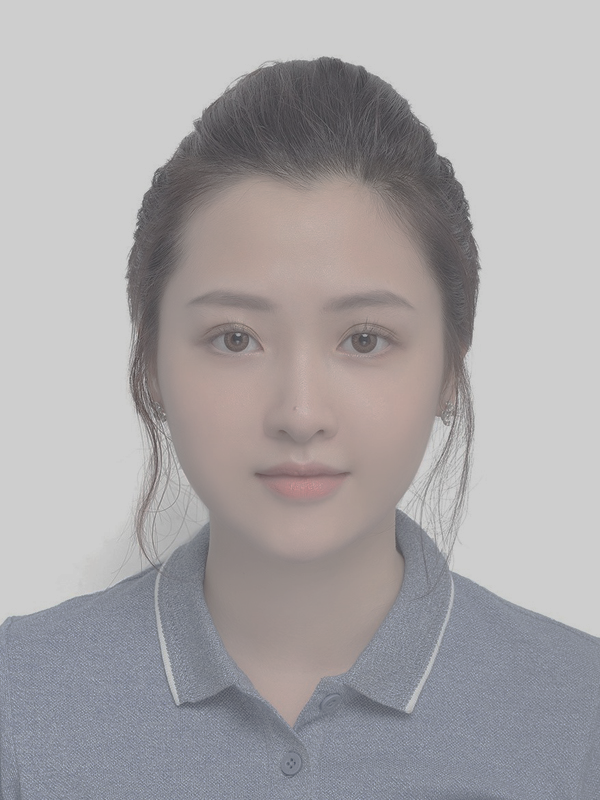
#> input picture tuan01/image/7_1.png, 600 x 800 px; the run also reads 2 pictures not shown here
$ python phep_toan_so_hoc.py
#> lines starting #> are read from the running program, lines starting #| are printed output that depends on the picture
# Cộng ảnh:
# a) 7_1.png +7_2.png;  7.png + 7_3.png + 7_4.png
# b)  ISIC_1.jpg + ISIC_2.png
# c) 1-500x250-3.jpg với trọng 0.6 và 2-500x250-2.jpg  với trọng 0.4
#
#
# Trừ ảnh:
# a) cups_three_bw.png - cups_one_bw.png
#
# c) Background_foreground.png - background.png

import cv2

img71 = cv2.imread('../image/7_1.png')
#> img71 is the input picture: shape (800, 600, 3); mean B, G, R 167.3, 165.5, 168.5
img72 = cv2.imread('../image/7_2.png')
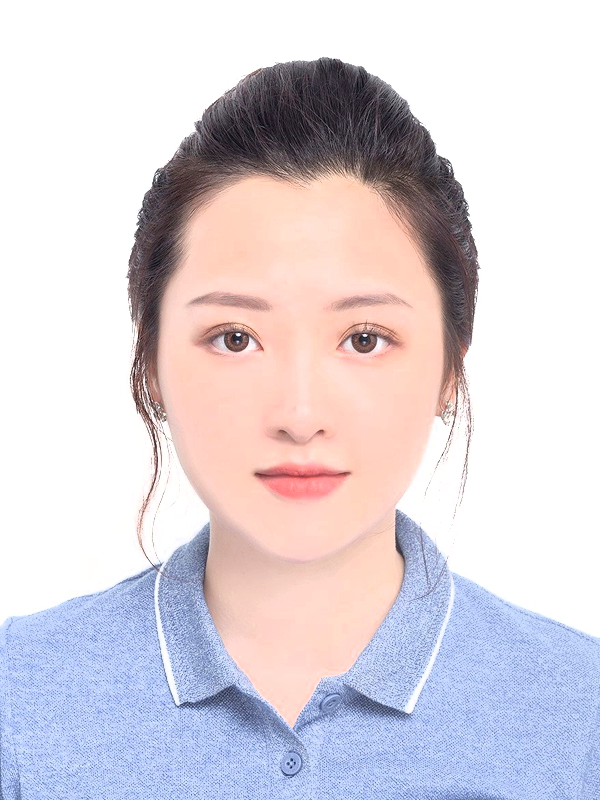
#> input picture tuan01/image/7_2.png, 600 x 800 px
#> img72 is the input picture: shape (800, 600, 3); mean B, G, R 218.6, 211.8, 219.1
img7 = cv2.imread('../image/7.png')
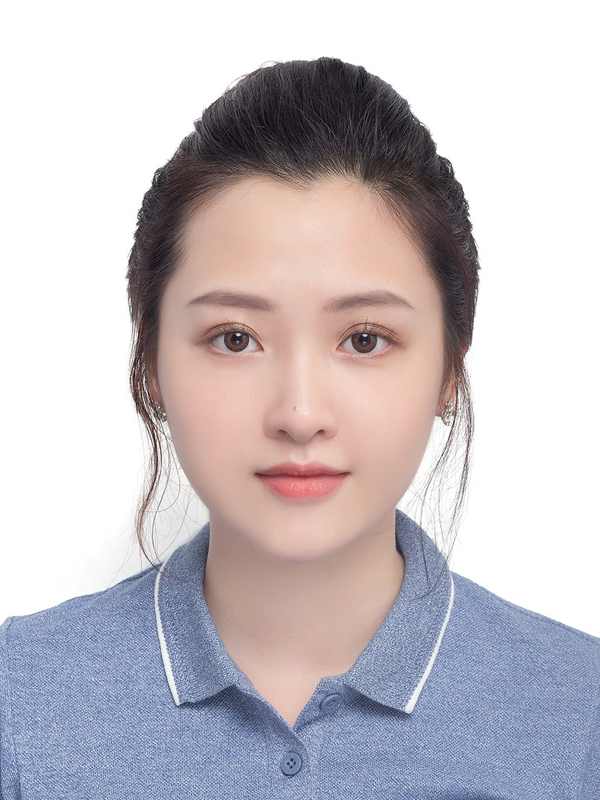
#> input picture tuan01/image/7.png, 600 x 800 px
#> img7 is the input picture: shape (800, 600, 3); mean B, G, R 197.1, 192.1, 198.2
img73 = cv2.imread('../image/7_3.png')
img74 = cv2.imread('../image/7_4.png')
imgISIC_1 = cv2.imread('../image/ISIC_1.jpg')
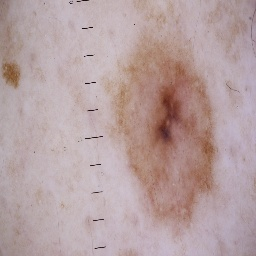
#> input picture tuan01/image/ISIC_1.jpg, 256 x 256 px
#> imgISIC_1 is the input picture: shape (256, 256, 3); mean B, G, R 160.5, 160.1, 181.8
imgISIC_2 = cv2.imread('../image/ISIC_2.png')
imgBackground_foreground = cv2.imread('../image/Background_foreground.png')
imgbackground = cv2.imread('../image/background.png')
imgcups_three_bw = cv2.imread('../image/cups_three_bw.png')
imgcups_one_bw = cv2.imread('../image/cups_one_bw.png')
# Cộng ảnh
# a phần 1
imga1 = cv2.add(img71, img72)
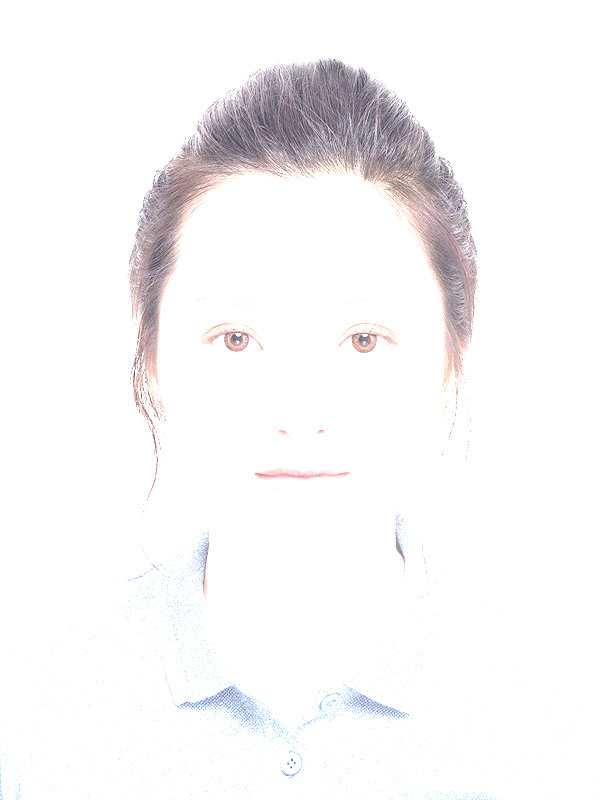
#> imga1: shape (800, 600, 3); mean B, G, R 247.2, 246.5, 247.7
cv2.imshow('Addition Image imga1', imga1)

if cv2.waitKey(0) & 0xff == 27:
#> (key Esc is pressed here)
    cv2.destroyAllWindows()

# a phần 2
imga2_temp = cv2.add(img7, img73)
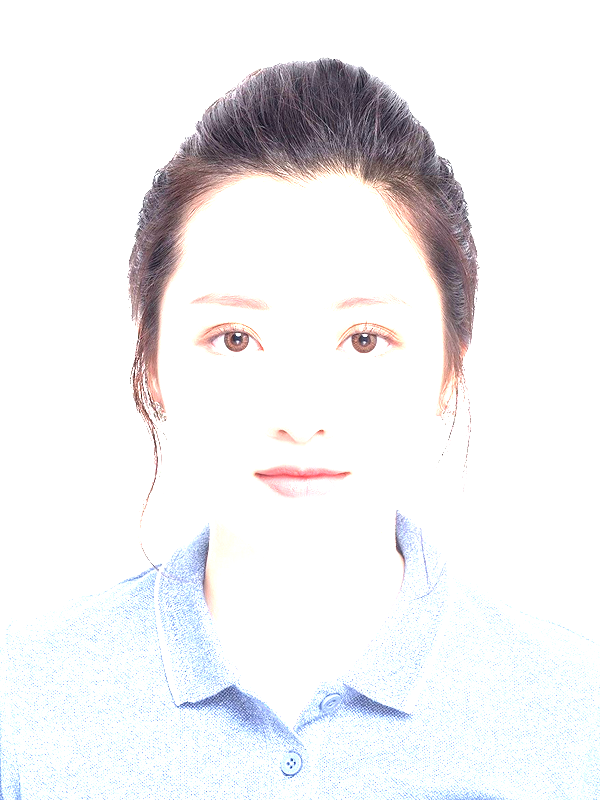
#> imga2_temp: shape (800, 600, 3); mean B, G, R 241.4, 239.7, 240.4
imga2 = cv2.add(imga2_temp, img74)
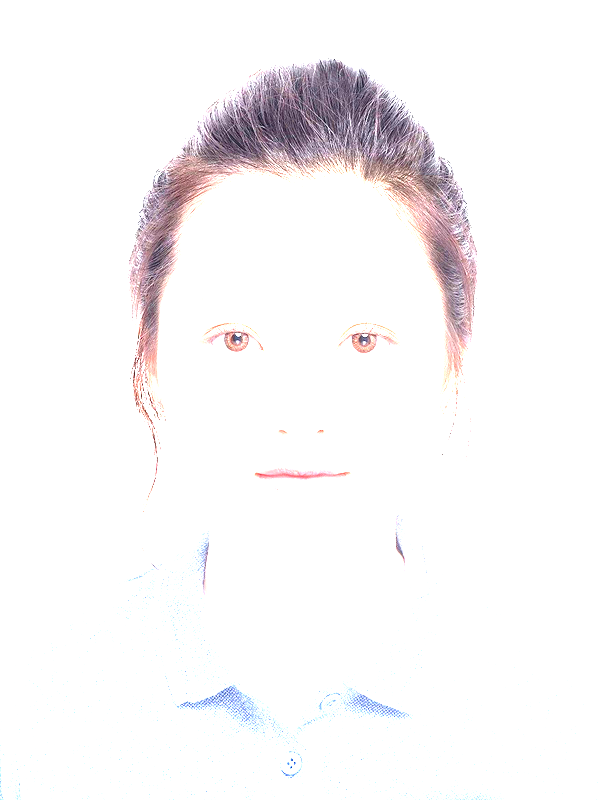
#> imga2: shape (800, 600, 3); mean B, G, R 247.3, 246.2, 248.3
cv2.imshow('Addition Image imga2', imga2)

if cv2.waitKey(0) & 0xff == 27:
#> (key Esc is pressed here)
    cv2.destroyAllWindows()

# b
imgISIC_1 = cv2.cvtColor(imgISIC_1, cv2.COLOR_BGR2GRAY)
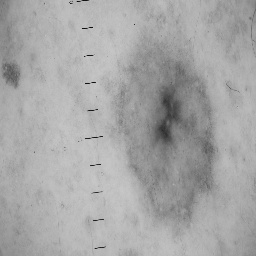
#> imgISIC_1: shape (256, 256); min 5, max 201, mean 166.6
#> (the run stopped early here; a loop or call above may not have finished)
